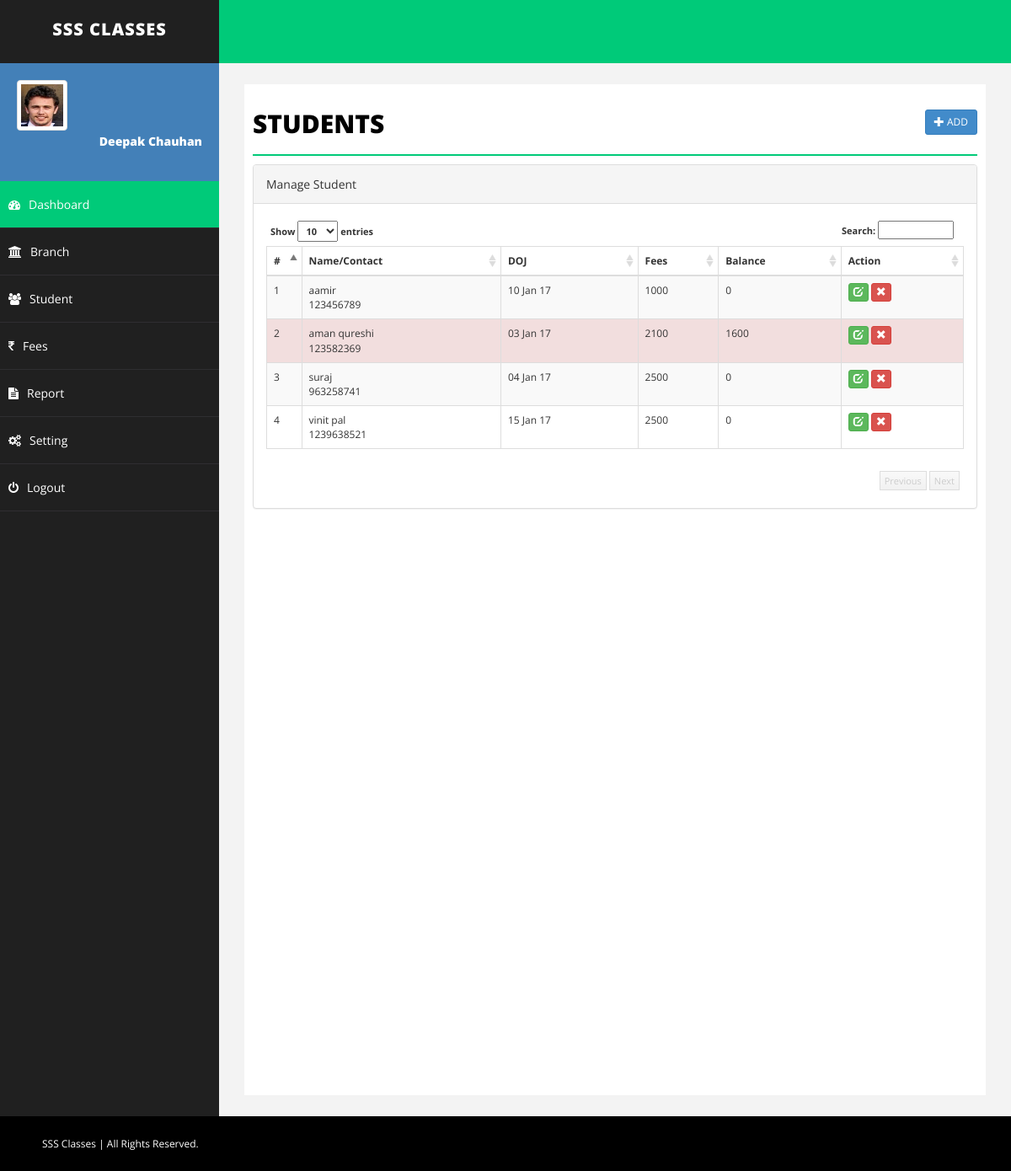
/student.php (signed in), run on the app's committed database.
### tables this page shows
CREATE TABLE IF NOT EXISTS `student` (
  `id` int(255) NOT NULL AUTO_INCREMENT,
  `emailid` varchar(255) NOT NULL,
  `sname` varchar(255) NOT NULL,
  `joindate` datetime NOT NULL,
  `about` text NOT NULL,
  `contact` varchar(255) NOT NULL,
  `fees` int(255) NOT NULL,
  `branch` varchar(255) NOT NULL,
  `balance` int(255) NOT NULL,
  `delete_status` enum('0','1') NOT NULL DEFAULT '0',
  PRIMARY KEY (`id`)
);

### student.php (the view, shortened to what this page needs)
<?php
include("php/dbconnect.php");
$id="";
$emailid='';
$sname='';
$joindate = '';
$remark='';
$contact='';
$balance = 0;
$fees='';
$about = '';
$branch='';
$action = "add";
?>
<!DOCTYPE html>
<html xmlns="http://www.w3.org/1999/xhtml">
<head>
    <link href="css/bootstrap.css" rel="stylesheet" />
    <link href="css/font-awesome.css" rel="stylesheet" />
    <link href="css/basic.css" rel="stylesheet" />
    <link href="css/custom.css" rel="stylesheet" />
	<link href="css/ui.css" rel="stylesheet" />
	<link href="css/datepicker.css" rel="stylesheet" />
</head>
<?php
include("php/header.php");
?>
        <div id="page-wrapper">
            <div id="page-inner">
                <div class="row">
                    <div class="col-md-12">
                        <h1 class="page-head-line">Students
						<?php
						echo (isset($_GET['action']) && @$_GET['action']=="add" || @$_GET['action']=="edit")?
						' <a href="student.php" class="btn btn-primary btn-sm pull-right">Back <i class="glyphicon glyphicon-arrow-right"></i></a>':'<a href="student.php?action=add" class="btn btn-primary btn-sm pull-right"><i class="glyphicon glyphicon-plus"></i> Add </a>';
						?>
						</h1>
                    </div>
                </div>
        <?php
		 if(isset($_GET['action']) && @$_GET['action']=="add" || @$_GET['action']=="edit")
		 {
		?>
			<script type="text/javascript" src="js/validation/jquery.validate.min.js"></script>
                <div class="row">
                    <div class="col-sm-10 col-sm-offset-1">
               <div class="panel panel-primary">
                        <div class="panel-heading">
                           <?php echo ($action=="add")? "Add Student": "Edit Student"; ?>
                        </div>
						<form action="student.php" method="post" id="signupForm1" class="form-horizontal">
                        <div class="panel-body">
						<fieldset class="scheduler-border" >
						 <legend  class="scheduler-border">Personal Information:</legend>
						<div class="form-group">
								<label class="col-sm-2 control-label" for="Old">Name* </label>
								<div class="col-sm-10">
									<input type="text" class="form-control" id="sname" name="sname" value="<?php echo $sname;?>"  />
								</div>
							</div>
						<div class="form-group">
								<label class="col-sm-2 control-label" for="Old">Contact* </label>
								<div class="col-sm-10">
									<input type="text" class="form-control" id="contact" name="contact" value="<?php echo $contact;?>" maxlength="10" />
								</div>
							</div>
						<div class="form-group">
								<label class="col-sm-2 control-label" for="Old">Branch* </label>
								<div class="col-sm-10">
									<select  class="form-control" id="branch" name="branch" >
									<option value="" >Select Branch</option>
                                    <?php
									$sql = "select * from branch where delete_status='0' order by branch.branch asc";
									$q = $conn->query($sql);
									while($r = $q->fetch_assoc())
									{
									echo '<option value="'.$r['id'].'"  '.(($branch==$r['id'])?'selected="selected"':'').'>'.$r['branch'].'</option>';
									}
									?>
									</select>
								</div>
						</div>
						<div class="form-group">
								<label class="col-sm-2 control-label" for="Old">DOJ* </label>
								<div class="col-sm-10">
									<input type="text" class="form-control" id="joindate" name="joindate" value="<?php echo  ($joindate!='')?date("Y-m-d", strtotime($joindate)):'';?>" style="background-color: #fff;" readonly />
								</div>
							</div>
						 </fieldset>
							<fieldset class="scheduler-border" >
						 <legend  class="scheduler-border">Fee Information:</legend>
						<div class="form-group">
								<label class="col-sm-2 control-label" for="Old">Total Fees* </label>
								<div class="col-sm-10">
									<input type="text" class="form-control" id="fees" name="fees" value="<?php echo $fees;?>" <?php echo ($action=="update")?"disabled":""; ?>  />
								</div>
						</div>
						<?php
						if($action=="add")
						{
						?>
						<div class="form-group">
								<label class="col-sm-2 control-label" for="Old">Advance Fee* </label>
								<div class="col-sm-10">
									<input type="text" class="form-control" id="advancefees" name="advancefees" readonly   />
								</div>
						</div>
						<?php
						}
						?>
						<div class="form-group">
								<label class="col-sm-2 control-label" for="Old">Balance </label>
								<div class="col-sm-10">
									<input type="text" class="form-control"  id="balance" name="balance" value="<?php echo $balance;?>" disabled />
								</div>
						</div>
							<?php
						if($action=="add")
						{
						?>
							<div class="form-group">
								<label class="col-sm-2 control-label" for="Password">Fee Remark </label>
								<div class="col-sm-10">
	                        <textarea class="form-control" id="remark" name="remark"><?php echo $remark;?></textarea >
								</div>
							</div>
						<?php
						}
						?>
							</fieldset>
							 <fieldset class="scheduler-border" >
						 <legend  class="scheduler-border">Optional Information:</legend>
							<div class="form-group">
								<label class="col-sm-2 control-label" for="Password">About Student </label>
								<div class="col-sm-10">
	                        <textarea class="form-control" id="about" name="about"><?php echo $about;?></textarea >
								</div>
							</div>
							<div class="form-group">
								<label class="col-sm-2 control-label" for="Old">Email Id </label>
								<div class="col-sm-10">
									<input type="text" class="form-control" id="emailid" name="emailid" value="<?php echo $emailid;?>"  />
								</div>
						    </div>
							</fieldset>
						<div class="form-group">
								<div class="col-sm-8 col-sm-offset-2">
								<input type="hidden" name="id" value="<?php echo $id;?>">
								<input type="hidden" name="action" value="<?php echo $action;?>">
									<button type="submit" name="save" class="btn btn-primary">Save </button>
								</div>
							</div>
                         </div>
							</form>
                        </div>
                            </div>
                </div>
		<script type="text/javascript">
		$( document ).ready( function () {
		$( "#joindate" ).datepicker({
dateFormat:"yy-mm-dd",
changeMonth: true,
changeYear: true,
yearRange: "1970:<?php echo date('Y');?>"
});
		if($("#signupForm1").length > 0)
         {
		 <?php if($action=='add')
		 {
		 ?>
			$( "#signupForm1" ).validate( {
				rules: {
					sname: "required",
					joindate: "required",
					emailid: "email",
					branch: "required",
					contact: {
						required: true,
						digits: true
					},
					fees: {
						required: true,
						digits: true
					},
					advancefees: {
						required: true,
						digits: true
					},
				},
			<?php
			}else
			{
			?>
			$( "#signupForm1" ).validate( {
				rules: {
					sname: "required",
					joindate: "required",
					emailid: "email",
					branch: "required",
					contact: {
						required: true,
						digits: true
					}
				},
			<?php
			}
			?>
				errorElement: "em",
				errorPlacement: function ( error, element ) {
					// Add the `help-block` class to the error element
					error.addClass( "help-block" );
					// Add `has-feedback` class to the parent div.form-group
					// in order to add icons to inputs
					element.parents( ".col-sm-10" ).addClass( "has-feedback" );
					if ( element.prop( "type" ) === "checkbox" ) {
						error.insertAfter( element.parent( "label" ) );
					} else {
						error.insertAfter( element );
					}
					// Add the span element, if doesn't exists, and apply the icon classes to it.
					if ( !element.next( "span" )[ 0 ] ) {
						$( "<span class='glyphicon glyphicon-remove form-control-feedback'></span>" ).insertAfter( element );
					}
				},
				success: function ( label, element ) {
					// Add the span element, if doesn't exists, and apply the icon classes to it.
					if ( !$( element ).next( "span" )[ 0 ] ) {
						$( "<span class='glyphicon glyphicon-ok form-control-feedback'></span>" ).insertAfter( $( element ) );
					}
				},
				highlight: function ( element, errorClass, validClass ) {
					$( element ).parents( ".col-sm-10" ).addClass( "has-error" ).removeClass( "has-success" );
					$( element ).next( "span" ).addClass( "glyphicon-remove" ).removeClass( "glyphicon-ok" );
				},
				unhighlight: function ( element, errorClass, validClass ) {
					$( element ).parents( ".col-sm-10" ).addClass( "has-success" ).removeClass( "has-error" );
					$( element ).next( "span" ).addClass( "glyphicon-ok" ).removeClass( "glyphicon-remove" );
				}
			} );
			}
		} );
		$("#fees").keyup( function(){
		$("#advancefees").val("");
		$("#balance").val(0);
		var fee = $.trim($(this).val());
		if( fee!='' && !isNaN(fee))
		{
		$("#advancefees").removeAttr("readonly");
		$("#balance").val(fee);
		$('#advancefees').rules("add", {
            max: parseInt(fee)
        });
		}
		else{
		$("#advancefees").attr("readonly","readonly");
		}
		});
		$("#advancefees").keyup( function(){
		var advancefees = parseInt($.trim($(this).val()));
		var totalfee = parseInt($("#fees").val());
		if( advancefees!='' && !isNaN(advancefees) && advancefees<=totalfee)
		{
		var balance = totalfee-advancefees;
		$("#balance").val(balance);
		}
		else{
		$("#balance").val(totalfee);
		}
		});
	</script>
		<?php
		}else{
		?>
		 <link href="css/datatable/datatable.css" rel="stylesheet" />
		<div class="panel panel-default">
                        <div class="panel-heading">
                            Manage Student
                        </div>
                        <div class="panel-body">
                            <div class="table-sorting table-responsive">
                                <table class="table table-striped table-bordered table-hover" id="tSortable22">
                                    <thead>
                                        <tr>
                                            <th>#</th>
                                            <th>Name/Contact</th>
                                            <th>DOJ</th>
                                            <th>Fees</th>
											<th>Balance</th>
											<th>Action</th>
                                        </tr>
                                    </thead>
                                    <tbody>
									<?php
									$sql = "select * from student where delete_status='0'";
									$q = $conn->query($sql);
									$i=1;
									while($r = $q->fetch_assoc())
									{
									echo '<tr '.(($r['balance']>0)?'class="danger"':'').'>
                                            <td>'.$i.'</td>
                                            <td>'.$r['sname'].'<br/>'.$r['contact'].'</td>
                                            <td>'.date("d M y", strtotime($r['joindate'])).'</td>
                                            <td>'.$r['fees'].'</td>
											<td>'.$r['balance'].'</td>
											<td>
											<a href="student.php?action=edit&id='.$r['id'].'" class="btn btn-success btn-xs"><span class="glyphicon glyphicon-edit"></span></a>
											<a onclick="return confirm(\'Are you sure you want to delete this record\');" href="student.php?action=delete&id='.$r['id'].'" class="btn btn-danger btn-xs"><span class="glyphicon glyphicon-remove"></span></a> </td>
                                        </tr>';
										$i++;
									}
									?>
                                    </tbody>
                                </table>
                            </div>
                        </div>
                    </div>
		<?php
		}
		?>
            </div>
        </div>
    </div>
    <div id="footer-sec">
       SSS Classes | All Rights Reserved.
    </div>
</body>
</html>

### php/header.php (shortened to what this page needs)
<body>
    <div id="wrapper">
        <nav class="navbar navbar-default navbar-cls-top " role="navigation" style="margin-bottom: 0">
            <div class="navbar-header">
                <a class="navbar-brand" href="index.php">SSS Classes</a>
            </div>
        </nav>
        <nav class="navbar-default navbar-side" role="navigation">
            <div class="sidebar-collapse">
                <ul class="nav" id="main-menu">
                    <li>
                        <div class="user-img-div">
                            <img src="img/user.gif" class="img-thumbnail" />
                            <div class="inner-text">
                                <?php echo $_SESSION['rainbow_name'];?>
                            <br />
                            </div>
                        </div>
                    </li>
                    <li>
                        <a class="active-menu" href="index.php"><i class="fa fa-dashboard "></i>Dashboard</a>
                    </li>
					 <li>
                        <a href="branch.php"><i class="fa fa-university "></i>Branch</a>
                    </li>
					 <li>
                        <a href="student.php"><i class="fa fa-users "></i>Student</a>
                    </li>
					<li>
                        <a href="fees.php"><i class="fa fa-inr "></i>Fees</a>
                    </li>
					 <li>
                        <a href="report.php"><i class="fa fa-file-text "></i>Report </a>
                    </li>
					<li>
                        <a href="setting.php"><i class="fa fa-cogs "></i>Setting</a>
                    </li>
					 <li>
                        <a href="logout.php"><i class="fa fa-power-off "></i>Logout</a>
                    </li>
                </ul>
            </div>
        </nav>

### css/basic.css (style rules this page uses)
body { font-family: 'Open Sans', sans-serif; line-height:25px; }
#wrapper { width: 100%; background: #202020; }
#page-wrapper { padding: 15px 15px; min-height: 600px; background: #F3F3F3; }
#page-inner { width: 100%; margin: 10px 20px 10px 0px; background-color: #fff!important; padding: 10px; min-height: 1200px; }
.page-head-line { font-size: 30px; text-transform: uppercase; color: #000; font-weight: 800; padding-bottom: 20px; border-bottom: 2px solid #00CA79; margin-bottom: 10px; }
.navbar-cls-top .navbar-brand { color: #fff; background: #202020; width: 260px; text-align: center; height: 75px; font-size: 20px; letter-spacing: 1px; font-weight: 900; padding-top: 25px; text-transform:uppercase; }
.user-img-div { min-height: 140px; padding: 20px; background-color: #4380B8; }
.user-img-div img { max-height: 60px; }
.user-img-div .inner-text { text-align: right; position: relative; color: #fff; font-weight: 800; line-height: 25px; }
.active-menu { background-color: #00CA79!important; }
.sidebar-collapse, .sidebar-collapse .nav { background: none; }
.sidebar-collapse .nav { padding: 0; }
.sidebar-collapse .nav > li > a { color: #fff; background: #202020; text-shadow: none; padding: 15px 40px; border-bottom: 1px solid #2F2E31; }
.sidebar-collapse > .nav > li > a { padding: 15px 10px; }
.navbar-side { border: none; background-color: #202020; }
.navbar-cls-top { background: #00CA79; border-bottom: none; }
.navbar-default { border: 0px solid black; }
.navbar-header { background: #000000; }
.nav > li > a > i { margin-right: 10px; }
#footer-sec { background-color:#000; padding:20px 50px; color:#fff; font-size:12px; }
@media (min-width:768px) { #page-wrapper { margin: 0 0 0 260px; padding: 15px 30px; min-height: 1200px; } }
@media (min-width:768px) { .navbar-side { z-index: 1; position: absolute; width: 260px; } }
@media (min-width:768px) { .navbar { border-radius: 0px; } }

### css/datatable/datatable.css (style rules this page uses)
.dataTable { float: left; }
.table-sorting { padding: 0px; position: relative; font-size: 12px; background-color: #FFF; }
.table-sorting .table { border-top: 1px solid #DDD; border-bottom: 1px solid #DDD; }
.table-sorting .sorting_asc { background: url('../../img/datatable/sort_asc.png') no-repeat center right; cursor: pointer; }
.table-sorting .sorting { background: url('../../img/datatable/sort_both.png') no-repeat center right; cursor: pointer; }

### data on the page
student: sname "aamir", contact "123456789", joindate "10 Jan 17", fees "1000", balance "0"
student: sname "aman qureshi", contact "123582369", joindate "03 Jan 17", fees "2100", balance "1600"
student: sname "suraj", contact "963258741", joindate "04 Jan 17", fees "2500", balance "0"
student: sname "vinit pal", contact "1239638521", joindate "15 Jan 17", fees "2500", balance "0"

### other printed values
$_SESSION['rainbow_name'] "Deepak Chauhan"
